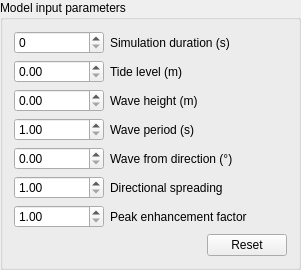
               <widget class="QgsCollapsibleGroupBox" name="gbInputParameters">
                <property name="title">
                 <string>Model input parameters</string>
                </property>
                <property name="collapsed">
                 <bool>true</bool>
                </property>
                <property name="saveCollapsedState">
                 <bool>true</bool>
                </property>
                <layout class="QGridLayout" name="gridLayout_7">
                 <item row="0" column="0">
                  <layout class="QVBoxLayout" name="verticalLayout_6">
                   <item>
                    <layout class="QHBoxLayout" name="horizontalLayout_18">
                     <item>
                      <widget class="QSpinBox" name="sbModelDuration">
                       <property name="minimumSize">
                        <size>
                         <width>90</width>
                         <height>0</height>
                        </size>
                       </property>
                       <property name="maximum">
                        <number>999999</number>
                       </property>
                      </widget>
                     </item>
                     <item>
                      <widget class="QLabel" name="lbDuration">
                       <property name="text">
                        <string>Simulation duration (s)</string>
                       </property>
                      </widget>
                     </item>
                     <item>
                      <spacer name="horizontalSpacer_17">
                       <property name="orientation">
                        <enum>Qt::Horizontal</enum>
                       </property>
                       <property name="sizeHint" stdset="0">
                        <size>
                         <width>38</width>
                         <height>20</height>
                        </size>
                       </property>
                      </spacer>
                     </item>
                    </layout>
                   </item>
                   <item>
                    <layout class="QHBoxLayout" name="horizontalLayout_19">
                     <item>
                      <widget class="QDoubleSpinBox" name="dsbTide">
                       <property name="minimumSize">
                        <size>
                         <width>90</width>
                         <height>0</height>
                        </size>
                       </property>
                      </widget>
                     </item>
                     <item>
                      <widget class="QLabel" name="lbTide">
                       <property name="text">
                        <string>Tide level (m)</string>
                       </property>
                      </widget>
                     </item>
                     <item>
                      <spacer name="horizontalSpacer_18">
                       <property name="orientation">
                        <enum>Qt::Horizontal</enum>
                       </property>
                       <property name="sizeHint" stdset="0">
                        <size>
                         <width>38</width>
                         <height>20</height>
                        </size>
                       </property>
                      </spacer>
                     </item>
                    </layout>
                   </item>
                   <item>
                    <layout class="QHBoxLayout" name="horizontalLayout_20">
                     <item>
                      <widget class="QDoubleSpinBox" name="dsbWaveHeight">
                       <property name="minimumSize">
                        <size>
                         <width>90</width>
                         <height>0</height>
                        </size>
                       </property>
                       <property name="maximum">
                        <double>5.000000000000000</double>
                       </property>
                      </widget>
                     </item>
                     <item>
                      <widget class="QLabel" name="lbWaveHeight">
                       <property name="text">
                        <string>Wave height (m)</string>
                       </property>
                      </widget>
                     </item>
                     <item>
                      <spacer name="horizontalSpacer_19">
                       <property name="orientation">
                        <enum>Qt::Horizontal</enum>
                       </property>
                       <property name="sizeHint" stdset="0">
                        <size>
                         <width>38</width>
                         <height>20</height>
                        </size>
                       </property>
                      </spacer>
                     </item>
                    </layout>
                   </item>
                   <item>
                    <layout class="QHBoxLayout" name="horizontalLayout_21">
                     <item>
                      <widget class="QDoubleSpinBox" name="dsbWavePeriod">
                       <property name="minimumSize">
                        <size>
                         <width>90</width>
                         <height>0</height>
                        </size>
                       </property>
                       <property name="minimum">
                        <double>1.000000000000000</double>
                       </property>
                       <property name="maximum">
                        <double>30.000000000000000</double>
                       </property>
                      </widget>
                     </item>
                     <item>
                      <widget class="QLabel" name="lbWavePeriod">
                       <property name="text">
                        <string>Wave period (s)</string>
                       </property>
                      </widget>
                     </item>
                     <item>
                      <spacer name="horizontalSpacer_20">
                       <property name="orientation">
                        <enum>Qt::Horizontal</enum>
                       </property>
                       <property name="sizeHint" stdset="0">
                        <size>
                         <width>38</width>
                         <height>20</height>
                        </size>
                       </property>
                      </spacer>
                     </item>
                    </layout>
                   </item>
                   <item>
                    <layout class="QHBoxLayout" name="horizontalLayout_22">
                     <item>
                      <widget class="QDoubleSpinBox" name="dsbWaveDirection">
                       <property name="minimumSize">
                        <size>
                         <width>90</width>
                         <height>0</height>
                        </size>
                       </property>
                       <property name="maximum">
                        <double>359.990000000000009</double>
                       </property>
                      </widget>
                     </item>
                     <item>
                      <widget class="QLabel" name="lbWaveDirection">
                       <property name="text">
                        <string>Wave from direction (°)</string>
                       </property>
                      </widget>
                     </item>
                     <item>
                      <spacer name="horizontalSpacer_21">
                       <property name="orientation">
                        <enum>Qt::Horizontal</enum>
                       </property>
                       <property name="sizeHint" stdset="0">
                        <size>
                         <width>38</width>
                         <height>20</height>
                        </size>
                       </property>
                      </spacer>
                     </item>
                    </layout>
                   </item>
                   <item>
                    <layout class="QHBoxLayout" name="horizontalLayout_29">
                     <item>
                      <widget class="QDoubleSpinBox" name="dsbSpreading">
                       <property name="minimumSize">
                        <size>
                         <width>90</width>
                         <height>0</height>
                        </size>
                       </property>
                       <property name="minimum">
                        <double>1.000000000000000</double>
                       </property>
                       <property name="maximum">
                        <double>1000.000000000000000</double>
                       </property>
                      </widget>
                     </item>
                     <item>
                      <widget class="QLabel" name="lbDirSpread">
                       <property name="text">
                        <string>Directional spreading</string>
                       </property>
                      </widget>
                     </item>
                     <item>
                      <spacer name="horizontalSpacer_27">
                       <property name="orientation">
                        <enum>Qt::Horizontal</enum>
                       </property>
                       <property name="sizeHint" stdset="0">
                        <size>
                         <width>40</width>
                         <height>20</height>
                        </size>
                       </property>
                      </spacer>
                     </item>
                    </layout>
                   </item>
                   <item>
                    <layout class="QHBoxLayout" name="horizontalLayout_28">
                     <item>
                      <widget class="QDoubleSpinBox" name="dsbGammaJSP">
                       <property name="minimumSize">
                        <size>
                         <width>90</width>
                         <height>0</height>
                        </size>
                       </property>
                       <property name="minimum">
                        <double>1.000000000000000</double>
                       </property>
                       <property name="maximum">
                        <double>5.000000000000000</double>
                       </property>
                      </widget>
                     </item>
                     <item>
                      <widget class="QLabel" name="lbPeakEnhancement">
                       <property name="text">
                        <string>Peak enhancement factor</string>
                       </property>
                      </widget>
                     </item>
                     <item>
                      <spacer name="horizontalSpacer">
                       <property name="orientation">
                        <enum>Qt::Horizontal</enum>
                       </property>
                       <property name="sizeHint" stdset="0">
                        <size>
                         <width>40</width>
                         <height>20</height>
                        </size>
                       </property>
                      </spacer>
                     </item>
                    </layout>
                   </item>
                   <item>
                    <layout class="QHBoxLayout" name="horizontalLayout_30">
                     <item>
                      <spacer name="horizontalSpacer_28">
                       <property name="orientation">
                        <enum>Qt::Horizontal</enum>
                       </property>
                       <property name="sizeHint" stdset="0">
                        <size>
                         <width>148</width>
                         <height>20</height>
                        </size>
                       </property>
                      </spacer>
                     </item>
                     <item>
                      <widget class="QPushButton" name="pbResetParams">
                       <property name="text">
                        <string>Reset</string>
                       </property>
                      </widget>
                     </item>
                    </layout>
                   </item>
                  </layout>
                 </item>
                </layout>
               </widget>
